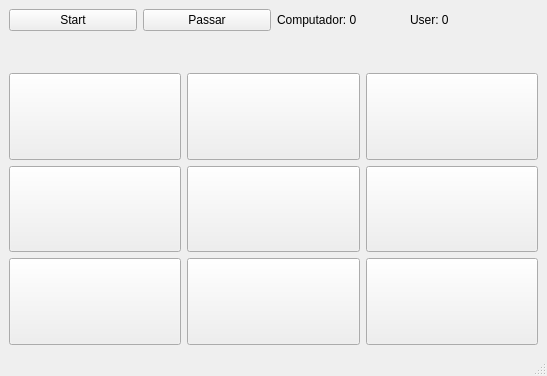
<?xml version="1.0" encoding="UTF-8"?>
<ui version="4.0">
 <class>JogoDaVelha</class>
 <widget class="QMainWindow" name="JogoDaVelha">
  <property name="geometry">
   <rect>
    <x>0</x>
    <y>0</y>
    <width>547</width>
    <height>376</height>
   </rect>
  </property>
  <property name="windowTitle">
   <string>Jogo da Velha</string>
  </property>
  <widget class="QWidget" name="centralwidget">
   <layout class="QVBoxLayout" name="verticalLayout">
    <item>
     <layout class="QGridLayout" name="gridLayout_2">
      <item row="0" column="0">
       <widget class="QPushButton" name="btn_start">
        <property name="text">
         <string>Start</string>
        </property>
       </widget>
      </item>
      <item row="0" column="3">
       <widget class="QLabel" name="lb_user_score">
        <property name="text">
         <string>User: 0</string>
        </property>
       </widget>
      </item>
      <item row="0" column="2">
       <widget class="QLabel" name="lb_ai_score">
        <property name="text">
         <string>Computador: 0</string>
        </property>
       </widget>
      </item>
      <item row="1" column="0" colspan="4">
       <widget class="QLabel" name="lb_result">
        <property name="maximumSize">
         <size>
          <width>16777215</width>
          <height>30</height>
         </size>
        </property>
        <property name="font">
         <font>
          <pointsize>14</pointsize>
         </font>
        </property>
        <property name="text">
         <string/>
        </property>
        <property name="alignment">
         <set>Qt::AlignCenter</set>
        </property>
       </widget>
      </item>
      <item row="0" column="1">
       <widget class="QPushButton" name="pushButton">
        <property name="text">
         <string>Passar</string>
        </property>
       </widget>
      </item>
     </layout>
    </item>
    <item>
     <layout class="QGridLayout" name="gridLayout">
      <item row="0" column="0">
       <widget class="QPushButton" name="btn_field1">
        <property name="sizePolicy">
         <sizepolicy hsizetype="Minimum" vsizetype="Preferred">
          <horstretch>0</horstretch>
          <verstretch>0</verstretch>
         </sizepolicy>
        </property>
        <property name="font">
         <font>
          <pointsize>14</pointsize>
         </font>
        </property>
        <property name="text">
         <string/>
        </property>
       </widget>
      </item>
      <item row="0" column="1">
       <widget class="QPushButton" name="btn_field2">
        <property name="sizePolicy">
         <sizepolicy hsizetype="Minimum" vsizetype="Preferred">
          <horstretch>0</horstretch>
          <verstretch>0</verstretch>
         </sizepolicy>
        </property>
        <property name="font">
         <font>
          <pointsize>14</pointsize>
         </font>
        </property>
        <property name="text">
         <string/>
        </property>
       </widget>
      </item>
      <item row="0" column="2">
       <widget class="QPushButton" name="btn_field3">
        <property name="sizePolicy">
         <sizepolicy hsizetype="Minimum" vsizetype="Preferred">
          <horstretch>0</horstretch>
          <verstretch>0</verstretch>
         </sizepolicy>
        </property>
        <property name="font">
         <font>
          <pointsize>14</pointsize>
         </font>
        </property>
        <property name="text">
         <string/>
        </property>
       </widget>
      </item>
      <item row="1" column="0">
       <widget class="QPushButton" name="btn_field4">
        <property name="sizePolicy">
         <sizepolicy hsizetype="Minimum" vsizetype="Preferred">
          <horstretch>0</horstretch>
          <verstretch>0</verstretch>
         </sizepolicy>
        </property>
        <property name="font">
         <font>
          <pointsize>14</pointsize>
         </font>
        </property>
        <property name="text">
         <string/>
        </property>
       </widget>
      </item>
      <item row="1" column="1">
       <widget class="QPushButton" name="btn_field5">
        <property name="sizePolicy">
         <sizepolicy hsizetype="Minimum" vsizetype="Preferred">
          <horstretch>0</horstretch>
          <verstretch>0</verstretch>
         </sizepolicy>
        </property>
        <property name="font">
         <font>
          <pointsize>14</pointsize>
         </font>
        </property>
        <property name="text">
         <string/>
        </property>
       </widget>
      </item>
      <item row="1" column="2">
       <widget class="QPushButton" name="btn_field6">
        <property name="sizePolicy">
         <sizepolicy hsizetype="Minimum" vsizetype="Preferred">
          <horstretch>0</horstretch>
          <verstretch>0</verstretch>
         </sizepolicy>
        </property>
        <property name="font">
         <font>
          <pointsize>14</pointsize>
         </font>
        </property>
        <property name="text">
         <string/>
        </property>
       </widget>
      </item>
      <item row="2" column="0">
       <widget class="QPushButton" name="btn_field7">
        <property name="sizePolicy">
         <sizepolicy hsizetype="Minimum" vsizetype="Preferred">
          <horstretch>0</horstretch>
          <verstretch>0</verstretch>
         </sizepolicy>
        </property>
        <property name="font">
         <font>
          <pointsize>14</pointsize>
         </font>
        </property>
        <property name="text">
         <string/>
        </property>
       </widget>
      </item>
      <item row="2" column="1">
       <widget class="QPushButton" name="btn_field8">
        <property name="sizePolicy">
         <sizepolicy hsizetype="Minimum" vsizetype="Preferred">
          <horstretch>0</horstretch>
          <verstretch>0</verstretch>
         </sizepolicy>
        </property>
        <property name="font">
         <font>
          <pointsize>14</pointsize>
         </font>
        </property>
        <property name="text">
         <string/>
        </property>
       </widget>
      </item>
      <item row="2" column="2">
       <widget class="QPushButton" name="btn_field9">
        <property name="sizePolicy">
         <sizepolicy hsizetype="Minimum" vsizetype="Preferred">
          <horstretch>0</horstretch>
          <verstretch>0</verstretch>
         </sizepolicy>
        </property>
        <property name="font">
         <font>
          <pointsize>14</pointsize>
         </font>
        </property>
        <property name="text">
         <string/>
        </property>
       </widget>
      </item>
     </layout>
    </item>
   </layout>
  </widget>
  <widget class="QMenuBar" name="menubar">
   <property name="geometry">
    <rect>
     <x>0</x>
     <y>0</y>
     <width>547</width>
     <height>22</height>
    </rect>
   </property>
  </widget>
  <widget class="QStatusBar" name="statusbar"/>
 </widget>
 <resources/>
 <connections/>
</ui>
